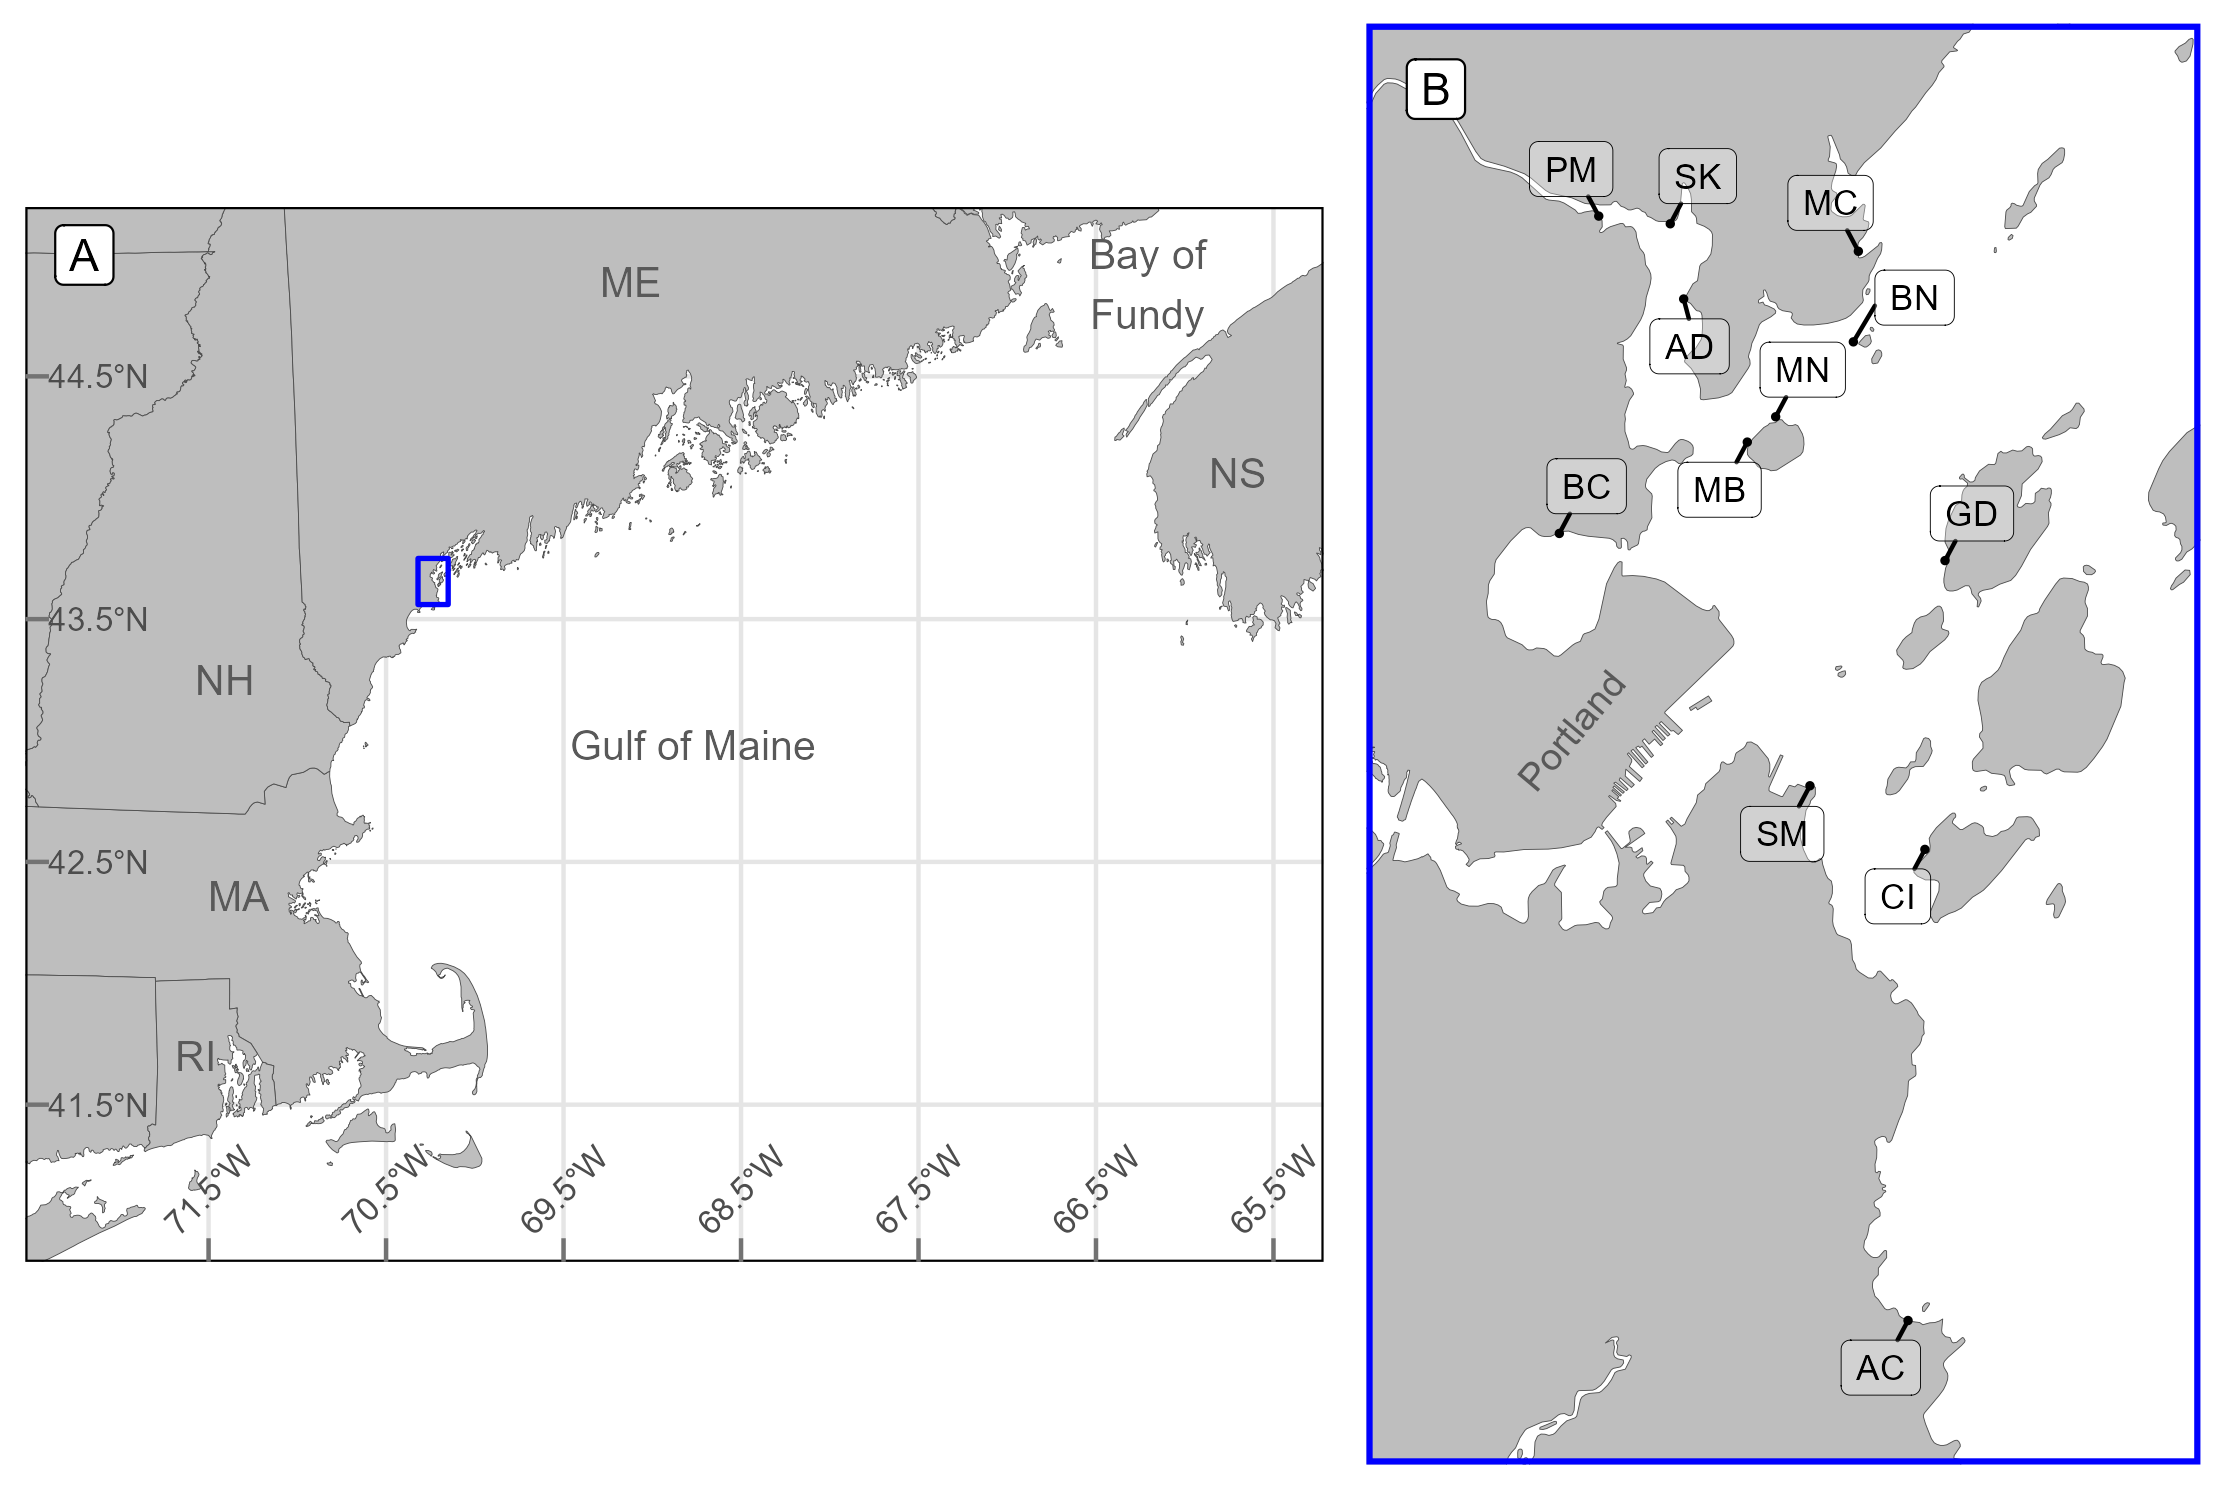

Source code (R):

# Clear workspace
rm(list=ls())

# Load packages
library(reprex, quietly=T, verbose=F)
suppressPackageStartupMessages(library(tidyverse, quietly=T, verbose=F))
suppressPackageStartupMessages(library(readxl, quietly=T, verbose=F))
suppressPackageStartupMessages(library(here, quietly=T, verbose=F))
suppressPackageStartupMessages(library(padr, quietly=T, verbose=F))
suppressPackageStartupMessages(library(zoo, quietly=T, verbose=F))
suppressPackageStartupMessages(library(sf, quietly=T, verbose=F))
suppressPackageStartupMessages(library(vegan, quietly=T, verbose=F))
suppressPackageStartupMessages(library(kableExtra, quietly=T, verbose=F))
suppressPackageStartupMessages(library(reshape2, quietly=T, verbose=F))
suppressPackageStartupMessages(library(ggsflabel, quietly=T, verbose=F))
suppressPackageStartupMessages(library(cowplot, quietly=T, verbose=F))
suppressPackageStartupMessages(library(smplot2, quietly=T, verbose=F))
suppressPackageStartupMessages(library(raster, quietly=T, verbose=F))
suppressPackageStartupMessages(library(tigris, quietly=T, verbose=F))
suppressPackageStartupMessages(library(canadianmaps, quietly=T, verbose=F))

# Negate function
'%notin%' <- function(x,y)!('%in%'(x,y))

# Set GGplot auto theme
theme_set(theme(panel.grid.major = element_line(color='lightgray'),
                panel.grid.minor = element_blank(),
                panel.background = element_blank(),
                panel.border = element_rect(color='black', linewidth=1, fill=NA),
                legend.position = "bottom",
                axis.text.x=element_text(size=12),
                axis.text.y=element_text(size=12),
                axis.title.x=element_text(size=14),
                axis.title.y=element_text(size=14, angle=90, vjust=2),
                plot.title=element_text(size=14, hjust = 0, vjust = 1.2),
                plot.caption=element_text(hjust=0, face='italic', size=12),
                strip.text.x=element_text(size=12)))

# Data
sites <- read.csv(here('Data/Clean_Data/Seine/sites_cleaned.csv'))
sites <- sites %>% 
  filter(bay_location != 'East') %>%
  filter(site_name %notin% c('The Brothers - South',
                             'Mill Brook',
                             'Presumpscot Falls')) %>% 
  st_as_sf(coords=c('longitude', 'latitude'),
           crs="EPSG:4326")

sites.sf <- st_transform(sites, crs="EPSG:2803")

cb.box <- cbind(c(-70.32, -70.15, -70.15, -70.32),
                c(43.56, 43.56, 43.75, 43.75))
cb.box <- as.data.frame(cb.box)
colnames(cb.box) <- c('lon', 'lat')
cb.box <- st_as_sf(cb.box, coords=c('lon', 'lat'), crs="EPSG:4326")
cb.box <- st_transform(cb.box, st_crs(sites.sf))
cb.box <- sfheaders::sf_to_df(cb.box, fill=T)
cb.box <- dplyr::select(cb.box, x, y)
cb.box.x <- c(min(cb.box$x), max(cb.box$x))
cb.box.y <- c(min(cb.box$y), max(cb.box$y))

cb.box <- st_as_sf(cb.box, coords=c('x', 'y'), crs=st_crs(sites.sf))
cb.box$eh <- 1
cb.box <- cb.box %>% 
  group_by(eh) %>% 
  summarise() %>% 
  st_cast("POLYGON")

# Call coastline shapefile
coast <- st_read(here("GIS/CBASS_with_rivers.shp"), quiet=T)
coast <- st_transform(coast, st_crs(sites.sf))
mb <- st_read(here('GIS/Mill_Brook.shp'), quiet=T)
mb <- st_transform(mb, st_crs(sites.sf))

cities <- read.csv(here('Data/Clean_Data/CascoBay_City_Coordinates.csv'))
cities <- st_as_sf(cities, coords=c('lon', 'lat'), crs="EPSG:4326")
cities <- st_transform(cities, st_crs(sites.sf))

# Plot Casco Bay
cascobay <- ggplot() +
  geom_sf(data=coast, fill='gray', col='gray30',
          lwd=0.1) +
  geom_sf(data=mb, col='gray30', lwd=0.5) +
  geom_sf(data=sites.sf, cex=0.4) +
  geom_label(aes(x=-70.285, y=43.73, label='B')) +
  geom_sf_label_repel(data=sites.sf, aes(label=`abbrev`),
                      min.segment.length = unit(0, 'lines'), 
                      seed=150,
                      force=5,
                      label.size=0.1,
                      fill = alpha(c("white"),0.3),
                      size=3) +
  coord_sf(xlim=c(-70.29, -70.17),
           ylim=c(43.58, 43.73), crs="EPSG:4326") +
  labs(x='', y='') +
  geom_sf_text(data=cities[cities$name %in% c('Portland'),], 
               aes(label=name), col='gray35', 
               size=3.25, angle=50) +
  theme(axis.text.x = element_blank(),
        axis.ticks = element_blank(),
        axis.text.y = element_blank(),
        panel.grid.major = element_blank(),
        axis.title=element_blank(),
        plot.margin = margin(2,0,0,-10, 'mm'),
        panel.border = element_rect(color='blue', linewidth=1.4, fill=NA))
cascobay

# # Call state outline
states <- states(cb = TRUE, resolution = "500k", year = NULL)
states <- states[states$STUSPS %in% c('ME', 'NH', 'VT', 
                                      'MA', 'CT', 'RI',
                                      'NY'),]
states$abbrev <- states$STUSPS
states <- st_transform(states, st_crs(sites.sf))
states <- dplyr::select(states, abbrev, geometry)

# Call Canadian provinces
prov <- canadianmaps::PROV
prov <- prov[prov$PREABBR %in% c('N.B.', 'N.S.', 'Que.'),]
prov <- st_transform(prov, st_crs(sites.sf))
prov$abbrev <- c('QC', 'NB', 'NS')
prov <- dplyr::select(prov, abbrev, geometry)

# Combine
land <- rbind(states, prov)

landnames <- data.frame(
  abbrev  = c('ME', 'NH', 'VT',
              'MA', 'CT', 'RI',
              'NY',
              'QC', 'NB', 'NS',
              'Gulf of Maine',
              'Bay of\nFundy'),
  x = c(44.89,   43.25, 40,
        42.36,   40   , 41.70,
        40,
        45.91,   45.82, 44.10,
        42.98,
        44.88),
  y = c(-69.12, -71.41, -74,
        -71.33, -74    , -71.57,
        -74,
        -71.45, -66.21, -65.70,
        -68.77,
        -66.21)
)
landnames <- st_as_sf(landnames, coords=c('y', 'x'),
                      crs="EPSG:4326")
landnames <- st_transform(landnames, st_crs(sites.sf))

# Plot state outline
maine_gg <- ggplot() +
  geom_sf(data=land, fill='gray', col='gray30',
          lwd=0.1) +
  geom_sf(data=cb.box,
          col='blue', fill=NA, lwd=0.6) +
  geom_label(aes(x=-72.2, y=45, label='A')) +
  geom_sf_text(data=landnames,
               aes(label=abbrev), 
               col='gray35', 
              size=3.5, angle=0) +
  coord_sf(xlim=c(-72.2, -65.55),
           ylim=c(41.05, 45),
           crs="EPSG:4326") +
  scale_y_continuous(breaks=seq(41.5, 44.5, 1.0)) +
  scale_x_continuous(breaks=seq(-71.5, -65.5, 1.0)) +
  labs(x=NULL, y=NULL) +
  theme(axis.text.x = element_text(angle = 45, size=8,
                                   margin = margin(t=-30,b=20)),
        axis.text.y = element_text(angle=0, size=8, 
                                   margin = margin(l = 20, r = -30)),
        axis.ticks.length=unit(-0.2, "cm"),
        axis.ticks=element_line(color='gray45'),
        axis.title=element_blank(),
        plot.margin = margin(0,-10,0,-3, 'mm'),
        panel.grid.major = element_line(color='gray90'),
        panel.border = element_rect(color='black', linewidth=0.5, fill=NA))
#maine_gg

# PLot together as inset
# total <- ggdraw() +
#   draw_plot(cascobay) +
#   draw_plot(maine_gg,
#             height = 0.2,
#             x = -0.16,
#             y = 0.26
#   )
total <- gridExtra::grid.arrange(maine_gg, cascobay, ncol=2)

# Save
ggsave(plot=total,
       here('Documentation/MEPS/Figures/Figure_1.png'))

